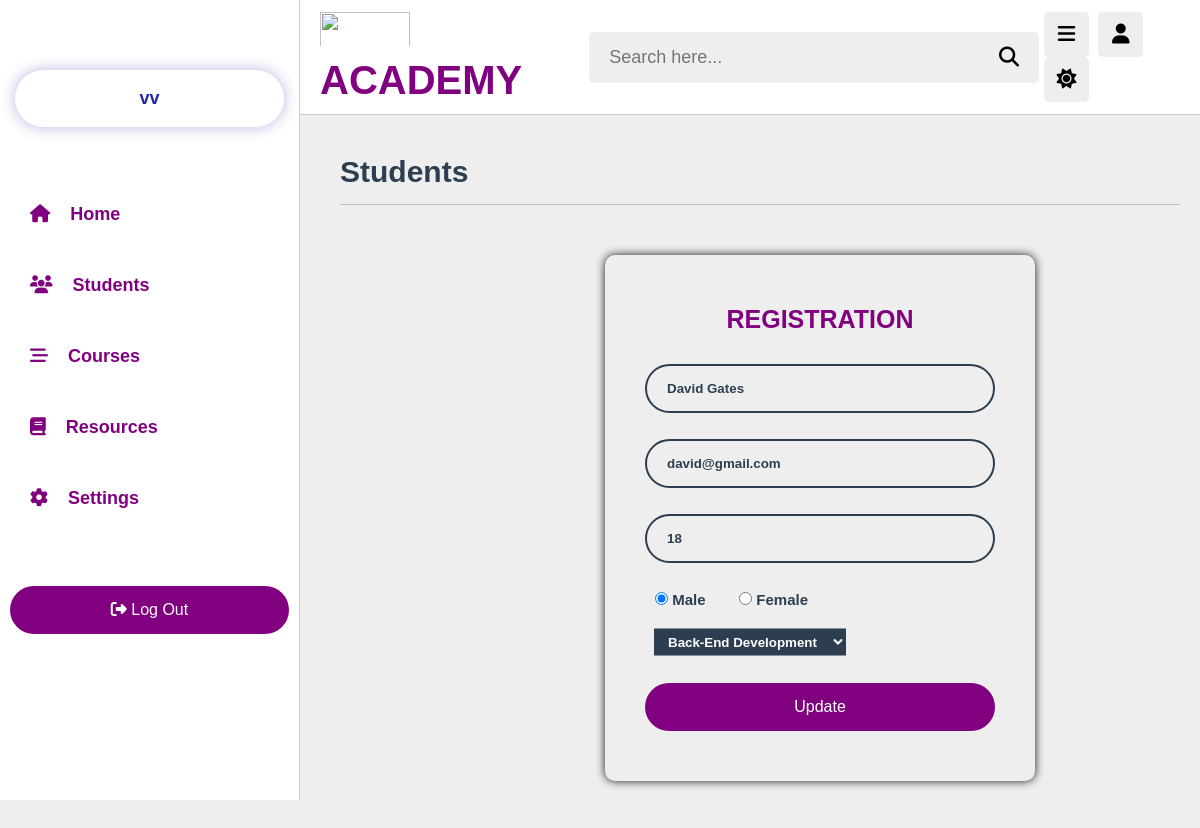
The page /update.php?id=1 (signed in) on the database its author committed.
### tables this page shows
CREATE TABLE `students` (
  `id` int(11) NOT NULL,
  `name` varchar(100) NOT NULL,
  `email` varchar(200) NOT NULL,
  `age` varchar(50) NOT NULL,
  `gender` varchar(50) NOT NULL,
  `course` varchar(50) NOT NULL
);

### update.php (the view, shortened to what this page needs)
<?php
include 'config.php';
if (isset($_GET['id'])){
    $id=$_GET ['id'];
    $query="SELECT *FROM students where id='$id'";
    $result=mysqli_query($conn, $query);
    if(mysqli_num_rows($result)>0) {
        $row=mysqli_fetch_assoc($result);
        }
    else {
        $row="";
    }
}
?>
<!DOCTYPE html>
<html lang="en">
<head>
    <link rel="stylesheet" href="https://cdnjs.cloudflare.com/ajax/libs/font-awesome/6.4.0/css/all.min.css">
    <link rel="stylesheet" href="admin_style.css">
    <link rel="stylesheet" href="students.css">
</head>
<body>
    <?php include 'admin_header.php';?>
    <section class="students">
    <h1 class="heading"> Students </h1>
    <div class="form">
        <form action="" method="post" class="studentsreg">
            <p class="registration"> Registration </p>
            <div class="input-box">
                <input type="text" placeholder="Name" name="name" value="<?php if(isset($row)){echo $row['name'];} ?>">
            </div>
            <div class="input-box">
                <input type="email" placeholder="Email" name="email" value="<?php if(isset($row)){echo $row['email'];} ?>">
            </div>
            <div class="input-box">
                <input type="number" placeholder="Age" name="age" value="<?php if(isset($row)){echo $row['age'];} ?>">
            </div>
            <div class="radio-group">
                <label class="radio">
                    <input type="radio" name="gender" value="male" <?php if($row["gender"]=='male') { echo "checked";} ?>
                    > Male
                </label>
                <label class="radio">
                    <input type="radio" name="gender" value="female" <?php if($row["gender"]=='female') { echo "checked";} ?>
                           > Female
                </label>
            </div>
            <div class="input-box">
                <select class="" name="course">
                    <option value="back-end-development"
                            <?php
                            if($row["course"]=='back-end-development')
                            {
                                echo "selected";
                            }
                            ?>
                            >Back-End Development</option>
                </select>
            </div>
            <div class="input-btn">
                <input type="submit" name="update" value="Update">
            </div>
        </form>
    </div>
    </section>
</body>
</html>

### admin_style.css (style rules this page uses)
:root { --main-color: #8e44ad; --red: #e74c3c; --oragen: #f39c12; --white: #fff; --black: #2c3e50; --light-color: #888; --light-bg: #eee; --border: .1rem solid rgba(0, 0, 0, .2); }
* { font-family: arial; margin: 0; padding: 0; box-sizing: border-box; outline: none; border: none; text-decoration: none; }
html { font-size: 10px; overflow-x: hidden; }
body { padding-bottom: 9rem; background-color: #eee; padding-left: 30rem; }
section { padding: 2rem; margin: 0 auto; max-width: 1200px; }
.heading { font-size: 3rem; color: #2c3e50; text-transform: capitalize; padding-bottom: 1.5rem; margin-top: 2rem; margin-left: 2rem; margin-bottom: 3rem; border-bottom: .1rem solid rgba(0, 0, 0, .2); }
* { margin: 0; padding: 0; box-sizing: border-box; }
body { font-family: sans-serif; font-size: 1.5rem; }
.form { align-content: center; align-items: center; margin: 50px; margin-left: 285px; width: 50%; min-height: 50px; border-radius: 10px; padding: 50px 40px; box-shadow: 0 0 10px rgba(0, 0, 0, .9); }
.form .registration { color: purple; font-weight: 700; font-size: 25px; text-align: center; margin-bottom: 30px; display: block; text-transform: uppercase; }
.form .studentsreg .input-box { width: 100%; height: 50px; margin-bottom: 25px; }
.form .studentsreg .input-box input { color: #2c3e50; font-weight: 600; width: 100%; border: 2.5px solid #2c3e50; padding: 15px 20px; border-radius: 40px; background: transparent; outline: none; transition: .3s; }
.radio { font-size: 1.5rem; font-weight: 550; display: inline-block; vertical-align: middle; color: #2c3e50; margin-left: 1rem; width: 7rem; }
select { position: relative; transform: translate(-50%, -50%); top: 3rem; margin-left: 10.5rem; cursor: pointer; background-color: #2c3e50; color: white; padding: .5rem 1rem; font-weight: 600; margin-top: .4rem; }
input[type='submit'] { background: purple; color: white; border: none; padding: 1.5rem; border-radius: 5rem; width: 100%; font-size: 16px; cursor: pointer; transition: .1s linear; font-family: arial }

### rows shown on the page
students: name "David Gates", email "david@gmail.com", age "18", gender "☑ Male", gender "☐ Female", course "Back-End Development"

### other values the page prints
$_SESSION['fullname'] "vv"
